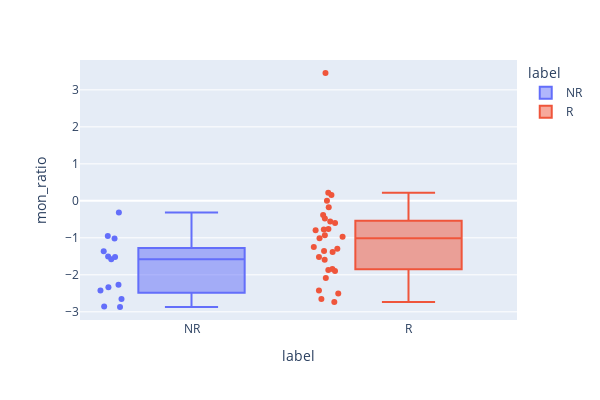

The notebook cell saved with this chart:
### Code cell
import plotly.express as px
df = X.copy()
show_feature = mon_ratio_name
if show_feature in df.columns:
    
    df["label"] = y.map({1:"R", 0: "NR"})
    fig = px.box(df, x="label", y=show_feature, color="label", points="all", width=600, height=400, log_y=False)
    
    fig.show()

### Figure 1 — Plotly figure (JSON) as saved in the notebook; plotly's stock layout.template omitted (floating-point values rounded to 4 significant figures)
{"data": [{"alignmentgroup": "True", "boxpoints": "all", "hovertemplate": "label=%{x}<br>mon_ratio=%{y}<extra></extra>", "legendgroup": "NR", "marker": {"color": "#636efa"}, "name": "NR", "notched": false, "offsetgroup": "NR", "orientation": "v", "showlegend": true, "type": "box", "x": ["NR", "NR", "NR", "NR", "NR", "NR", "NR", "NR", "NR", "NR", "NR", "NR", "NR"], "x0": " ", "xaxis": "x", "y": [-2.853, -1.502, -1.52, -0.3142, -1.017, -2.87, -1.364, -2.271, -2.339, -0.9514, -2.653, -2.425, -1.582], "y0": " ", "yaxis": "y"}, {"alignmentgroup": "True", "boxpoints": "all", "hovertemplate": "label=%{x}<br>mon_ratio=%{y}<extra></extra>", "legendgroup": "R", "marker": {"color": "#EF553B"}, "name": "R", "notched": false, "offsetgroup": "R", "orientation": "v", "showlegend": true, "type": "box", "x": ["R", "R", "R", "R", "R", "R", "R", "R", "R", "R", "R", "R", "R", "R", "R", "R", "R", "R", "R", "R", "R", "R", "R", "R", "R", "R", "R", "R", "R"], "x0": " ", "xaxis": "x", "y": [-0.3844, -0.7968, -1.013, -2.422, -1.297, -1.9, -0.4791, -2.089, -2.734, -1.353, -0.9298, -1.383, -1.87, -2.505, -1.248, -0.7645, -1.591, -2.655, -0.5995, -0.5596, -0.1744, -1.518, -1.841, -0.7779, 0.2203, 0, 0.1562, 3.455, -0.973], "y0": " ", "yaxis": "y"}], "layout": {"boxmode": "overlay", "height": 400, "legend": {"title": {"text": "label"}, "tracegroupgap": 0}, "margin": {"t": 60}, "width": 600, "xaxis": {"anchor": "y", "autorange": true, "categoryarray": ["NR", "R"], "categoryorder": "array", "domain": [0, 1], "range": [-0.5139, 1.5], "title": {"text": "label"}, "type": "category"}, "yaxis": {"anchor": "x", "autorange": true, "domain": [0, 1], "range": [-3.221, 3.807], "title": {"text": "mon_ratio"}, "type": "linear"}}}
